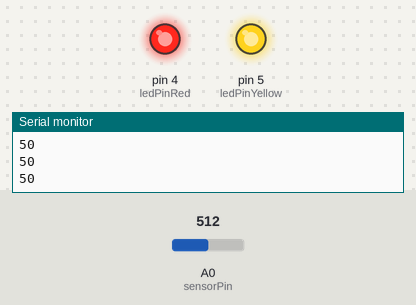
Simulated run of this sketch. Board: Arduino Uno, built with avr-gcc and run on an emulated ATmega328P. Parts: output pins drawn as LEDs (lit = HIGH), the last lines printed to the serial monitor. Inputs (shaded band) come from the test bench; at power-on: A0 (sensorPin) = 512.

Above: at 1.2 s.
1.3 s: A0 (sensorPin) set to 496
At 2.4 s:
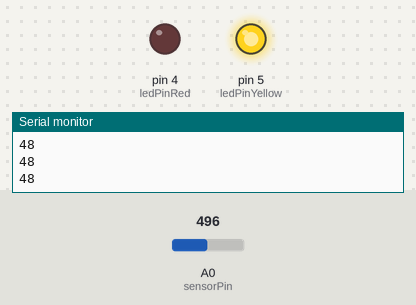
2.9 s: A0 (sensorPin) set to 268
4.4 s: A0 (sensorPin) set to 237
At 5.2 s:
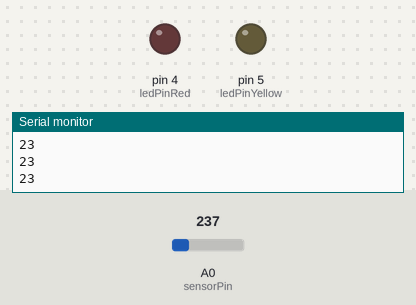
6.0 s: A0 (sensorPin) set to 306
At 6.6 s:
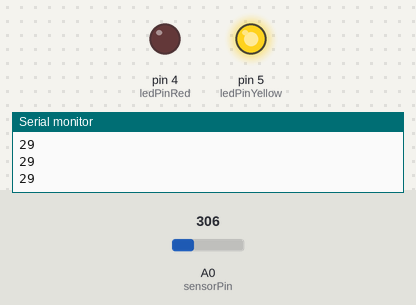
7.6 s: A0 (sensorPin) set to 122
At 9.2 s:
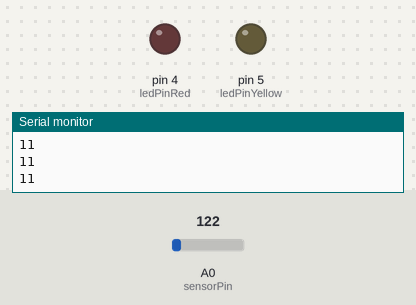
Timing chart, 0 to 10.2 s (numbered marks = the images above; inputs shaded):
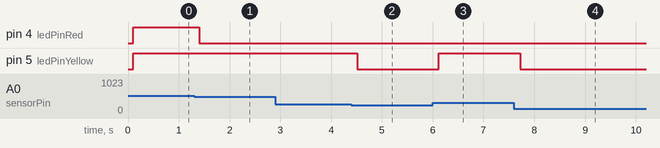

The sketch:

dial_switch_lights_other.ino
```cpp
const int ledPinYellow = 5; //digital input yellow LED is connected to
const int ledPinRed = 4; //digital input red LED is connected to
const int sensorPin = 0; //analog input for potentiometer

void setup(){
  Serial.begin (9600);
  pinMode(ledPinYellow, OUTPUT); //initiate yellow LED as output
  pinMode(ledPinRed, OUTPUT); //initiate red LED as output
}

void loop(){
  int val;
  int percent;
  val = analogRead(sensorPin);

  percent = map(val,0,1023,0,100); //map values from 0 to 100
  delay(percent);
  delay(100 - percent);

  if (percent >= 25 && percent < 50){
    //statement to turn on ONLY yellow light
    digitalWrite(ledPinYellow, HIGH);
    digitalWrite(ledPinRed, LOW);
  }else if (percent >= 50){
    //statement to turn on red light
    digitalWrite(ledPinYellow, HIGH);
    digitalWrite(ledPinRed, HIGH);
  }else{
    //otherwise, both lights should be off
    analogWrite(ledPinYellow, LOW);
    digitalWrite(ledPinRed, LOW);

  }
  Serial.println(percent);
}
```

Measured:
- the behaviour switches between 512 and 511 on A0 (sensorPin) (found by bisection; images 0 and 1)
- the behaviour switches between 256 and 255 on A0 (sensorPin) (found by bisection; images 1 and 2)
- after the input at 1.3 s, pin 4 (ledPinRed): HIGH → LOW after 0.10 s
- after the input at 4.4 s, pin 5 (ledPinYellow): HIGH → LOW after 0.11 s
- after the input at 6.0 s, pin 5 (ledPinYellow): LOW → HIGH after 0.12 s
- after the input at 7.6 s, pin 5 (ledPinYellow): HIGH → LOW after 0.12 s
